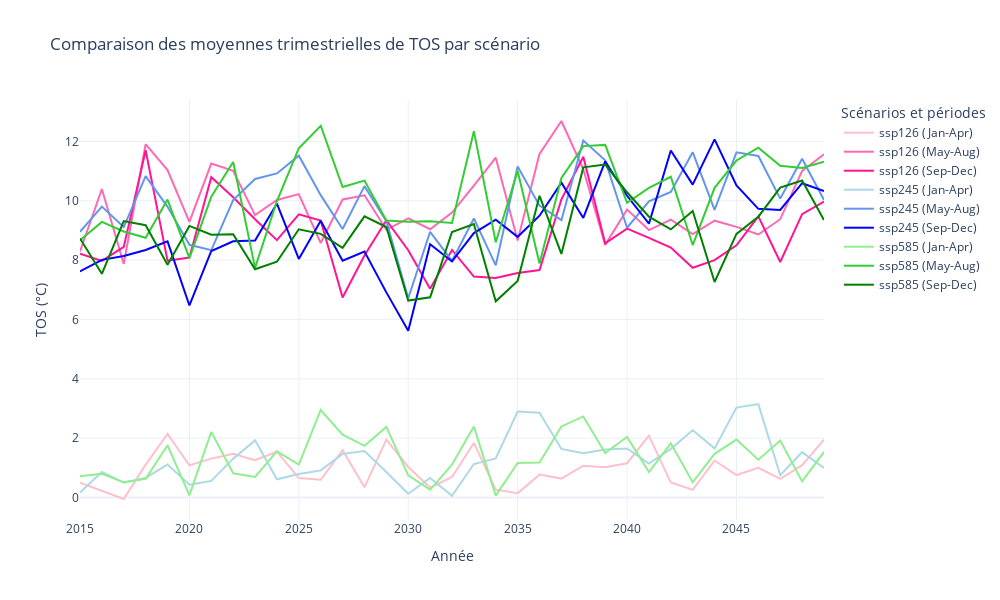

Notebook cell for this chart:
### Code cell
import plotly.graph_objects as go
import os
import pandas as pd
import calendar

# Dictionnaire pour attribuer une gamme de couleurs à chaque scénario
scenario_colors = {
    "ssp126": ["#FFC0CB", "#FF69B4", "#FF1493"],  # Gamme de rose
    "ssp245": ["#ADD8E6", "#6495ED", "#0000FF"],  # Gamme de bleu
    "ssp585": ["#90EE90", "#32CD32", "#008000"]   # Gamme de vert
}

# Dictionnaire pour stocker les DataFrames de scénarios
scenario_dataframes = {
    "ssp126": tos_ssp126_df,  # Assurez-vous que ces DataFrames sont chargés
    "ssp245": tos_ssp245_df,
    "ssp585": tos_ssp585_df
}

# Ajouter une colonne pour les groupes de 4 mois
for scenario, df in scenario_dataframes.items():
    df["Month"] = df["Time"].dt.month  # Extraire le mois
    df["Year"] = df["Time"].dt.year    # Extraire l'année
    df["Group"] = pd.cut(
        df["Month"],
        bins=[0, 4, 8, 12],
        labels=["Jan-Apr", "May-Aug", "Sep-Dec"],
        include_lowest=True
    )

# Initialisation de la figure
fig = go.Figure()

# Tracer une courbe pour chaque groupe de mois et chaque scénario
for scenario, df in scenario_dataframes.items():
    for group, color in zip(["Jan-Apr", "May-Aug", "Sep-Dec"], scenario_colors[scenario]):
        group_data = df[df["Group"] == group]
        
        # Calculer la moyenne des TOS par année pour le groupe donné
        avg_data = group_data.groupby("Year")["TOS"].mean().reset_index()
        
        # Ajout de la courbe
        fig.add_trace(go.Scatter(
            x=avg_data["Year"],
            y=avg_data["TOS"],
            mode="lines",
            name=f"{scenario} ({group})",  # Légende
            line=dict(color=color, width=2),
            hoverinfo="x+y+name"
        ))

# Mise en page du graphique
fig.update_layout(
    title="Comparaison des moyennes trimestrielles de TOS par scénario",
    xaxis_title="Année",
    yaxis_title="TOS (°C)",
    template="plotly_white",
    legend_title="Scénarios et périodes",
    hovermode="x unified",
    width=1000,  
    height=600  
)

# Afficher le graphique
fig.show()

# Sauvegarder au format HTML
results_dir = "results"
os.makedirs(results_dir, exist_ok=True)
output_path = os.path.join(results_dir, "tos_comparison_scenarios.html")
fig.write_html(output_path)
print(f"Graph saved to {output_path}")

### Figure 1 — Plotly figure (JSON) as saved in the notebook; plotly's stock layout.template omitted (floating-point values rounded to 4 significant figures)
{"data": [{"hoverinfo": "x+y+name", "line": {"color": "#FFC0CB", "width": 2}, "mode": "lines", "name": "ssp126 (Jan-Apr)", "type": "scatter", "x": [2015, 2016, 2017, 2018, 2019, 2020, 2021, 2022, 2023, 2024, 2025, 2026, 2027, 2028, 2029, 2030, 2031, 2032, 2033, 2034, 2035, 2036, 2037, 2038, 2039, 2040, 2041, 2042, 2043, 2044, 2045, 2046, 2047, 2048, 2049], "y": [0.4947, 0.2177, -0.05426, 1.105, 2.138, 1.084, 1.308, 1.468, 1.255, 1.54, 0.6525, 0.5945, 1.592, 0.3381, 1.95, 1.026, 0.3243, 0.6897, 1.836, 0.2597, 0.1436, 0.7678, 0.6338, 1.068, 1.014, 1.152, 2.085, 0.5002, 0.2527, 1.244, 0.7531, 0.9963, 0.6215, 1.086, 1.947]}, {"hoverinfo": "x+y+name", "line": {"color": "#FF69B4", "width": 2}, "mode": "lines", "name": "ssp126 (May-Aug)", "type": "scatter", "x": [2015, 2016, 2017, 2018, 2019, 2020, 2021, 2022, 2023, 2024, 2025, 2026, 2027, 2028, 2029, 2030, 2031, 2032, 2033, 2034, 2035, 2036, 2037, 2038, 2039, 2040, 2041, 2042, 2043, 2044, 2045, 2046, 2047, 2048, 2049], "y": [8.292, 10.4, 7.871, 11.91, 11.04, 9.289, 11.26, 11.01, 9.517, 10.03, 10.22, 8.577, 10.04, 10.19, 9.022, 9.406, 9.04, 9.604, 10.51, 11.45, 8.658, 11.58, 12.69, 11.06, 8.512, 9.707, 9.013, 9.364, 8.874, 9.328, 9.119, 8.865, 9.379, 11.01, 11.57]}, {"hoverinfo": "x+y+name", "line": {"color": "#FF1493", "width": 2}, "mode": "lines", "name": "ssp126 (Sep-Dec)", "type": "scatter", "x": [2015, 2016, 2017, 2018, 2019, 2020, 2021, 2022, 2023, 2024, 2025, 2026, 2027, 2028, 2029, 2030, 2031, 2032, 2033, 2034, 2035, 2036, 2037, 2038, 2039, 2040, 2041, 2042, 2043, 2044, 2045, 2046, 2047, 2048, 2049], "y": [8.219, 7.974, 8.443, 11.7, 7.983, 8.085, 10.8, 10.12, 9.377, 8.673, 9.542, 9.332, 6.741, 8.155, 9.346, 8.331, 7.038, 8.341, 7.445, 7.395, 7.563, 7.667, 10.05, 11.48, 8.565, 9.062, 8.747, 8.421, 7.741, 8.0, 8.497, 9.474, 7.936, 9.549, 9.972]}, {"hoverinfo": "x+y+name", "line": {"color": "#ADD8E6", "width": 2}, "mode": "lines", "name": "ssp245 (Jan-Apr)", "type": "scatter", "x": [2015, 2016, 2017, 2018, 2019, 2020, 2021, 2022, 2023, 2024, 2025, 2026, 2027, 2028, 2029, 2030, 2031, 2032, 2033, 2034, 2035, 2036, 2037, 2038, 2039, 2040, 2041, 2042, 2043, 2044, 2045, 2046, 2047, 2048, 2049], "y": [0.1624, 0.8568, 0.4949, 0.6553, 1.111, 0.4261, 0.5546, 1.307, 1.922, 0.6099, 0.7887, 0.9097, 1.467, 1.561, 0.8563, 0.1242, 0.6523, 0.0549, 1.124, 1.314, 2.894, 2.853, 1.635, 1.489, 1.614, 1.647, 1.143, 1.637, 2.261, 1.652, 3.028, 3.145, 0.7484, 1.524, 0.9894]}, {"hoverinfo": "x+y+name", "line": {"color": "#6495ED", "width": 2}, "mode": "lines", "name": "ssp245 (May-Aug)", "type": "scatter", "x": [2015, 2016, 2017, 2018, 2019, 2020, 2021, 2022, 2023, 2024, 2025, 2026, 2027, 2028, 2029, 2030, 2031, 2032, 2033, 2034, 2035, 2036, 2037, 2038, 2039, 2040, 2041, 2042, 2043, 2044, 2045, 2046, 2047, 2048, 2049], "y": [8.956, 9.804, 9.114, 10.83, 9.797, 8.515, 8.337, 10.03, 10.73, 10.92, 11.52, 10.19, 9.049, 10.49, 9.31, 6.716, 8.954, 7.973, 9.405, 7.824, 11.16, 9.836, 9.347, 12.03, 11.36, 9.09, 9.983, 10.3, 11.64, 9.691, 11.63, 11.51, 10.07, 11.42, 10.03]}, {"hoverinfo": "x+y+name", "line": {"color": "#0000FF", "width": 2}, "mode": "lines", "name": "ssp245 (Sep-Dec)", "type": "scatter", "x": [2015, 2016, 2017, 2018, 2019, 2020, 2021, 2022, 2023, 2024, 2025, 2026, 2027, 2028, 2029, 2030, 2031, 2032, 2033, 2034, 2035, 2036, 2037, 2038, 2039, 2040, 2041, 2042, 2043, 2044, 2045, 2046, 2047, 2048, 2049], "y": [7.618, 8.009, 8.139, 8.343, 8.633, 6.471, 8.308, 8.633, 8.659, 9.905, 8.039, 9.324, 7.98, 8.285, 6.911, 5.622, 8.532, 7.955, 8.912, 9.36, 8.784, 9.496, 10.61, 9.422, 11.33, 10.17, 9.227, 11.7, 10.55, 12.07, 10.52, 9.728, 9.689, 10.59, 10.33]}, {"hoverinfo": "x+y+name", "line": {"color": "#90EE90", "width": 2}, "mode": "lines", "name": "ssp585 (Jan-Apr)", "type": "scatter", "x": [2015, 2016, 2017, 2018, 2019, 2020, 2021, 2022, 2023, 2024, 2025, 2026, 2027, 2028, 2029, 2030, 2031, 2032, 2033, 2034, 2035, 2036, 2037, 2038, 2039, 2040, 2041, 2042, 2043, 2044, 2045, 2046, 2047, 2048, 2049], "y": [0.7138, 0.7953, 0.5079, 0.6266, 1.757, 0.06779, 2.208, 0.813, 0.6869, 1.554, 1.105, 2.947, 2.115, 1.739, 2.375, 0.7442, 0.2558, 1.106, 2.387, 0.05912, 1.16, 1.176, 2.393, 2.729, 1.496, 2.035, 0.8539, 1.825, 0.5099, 1.47, 1.95, 1.271, 1.916, 0.5408, 1.532]}, {"hoverinfo": "x+y+name", "line": {"color": "#32CD32", "width": 2}, "mode": "lines", "name": "ssp585 (May-Aug)", "type": "scatter", "x": [2015, 2016, 2017, 2018, 2019, 2020, 2021, 2022, 2023, 2024, 2025, 2026, 2027, 2028, 2029, 2030, 2031, 2032, 2033, 2034, 2035, 2036, 2037, 2038, 2039, 2040, 2041, 2042, 2043, 2044, 2045, 2046, 2047, 2048, 2049], "y": [8.666, 9.288, 8.965, 8.752, 10.04, 8.065, 10.14, 11.31, 7.739, 9.992, 11.77, 12.53, 10.46, 10.68, 9.335, 9.294, 9.311, 9.252, 12.35, 8.6, 11.0, 7.886, 10.77, 11.84, 11.88, 9.933, 10.44, 10.81, 8.508, 10.44, 11.36, 11.79, 11.18, 11.1, 11.31]}, {"hoverinfo": "x+y+name", "line": {"color": "#008000", "width": 2}, "mode": "lines", "name": "ssp585 (Sep-Dec)", "type": "scatter", "x": [2015, 2016, 2017, 2018, 2019, 2020, 2021, 2022, 2023, 2024, 2025, 2026, 2027, 2028, 2029, 2030, 2031, 2032, 2033, 2034, 2035, 2036, 2037, 2038, 2039, 2040, 2041, 2042, 2043, 2044, 2045, 2046, 2047, 2048, 2049], "y": [8.73, 7.538, 9.314, 9.176, 7.847, 9.153, 8.858, 8.874, 7.691, 7.945, 9.038, 8.884, 8.414, 9.476, 9.114, 6.637, 6.747, 8.949, 9.215, 6.61, 7.298, 10.17, 8.21, 11.13, 11.22, 10.29, 9.466, 9.035, 9.658, 7.262, 8.882, 9.464, 10.44, 10.68, 9.352]}], "layout": {"height": 600, "hovermode": "x unified", "legend": {"title": {"text": "Scénarios et périodes"}}, "title": {"text": "Comparaison des moyennes trimestrielles de TOS par scénario"}, "width": 1000, "xaxis": {"title": {"text": "Année"}}, "yaxis": {"title": {"text": "TOS (°C)"}}}}
